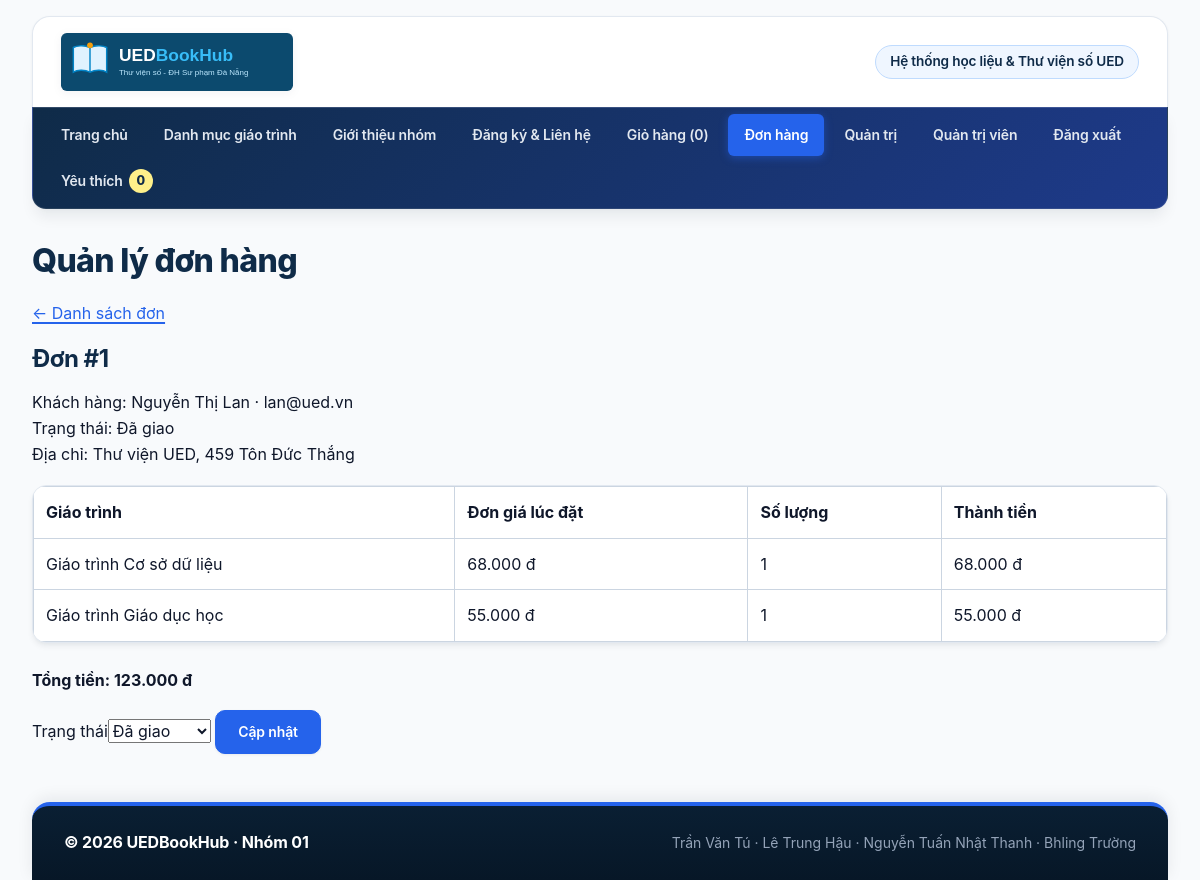
/don-hang.php?id=1 (signed in), run on the app's committed database.
### tables this page shows
CREATE TABLE nguoi_dung (
    id INT UNSIGNED AUTO_INCREMENT PRIMARY KEY,
    email VARCHAR(254) NOT NULL,
    ho_ten VARCHAR(100) NOT NULL,
    mat_khau VARCHAR(255) NOT NULL,
    vai_tro ENUM('quan_tri', 'khach_hang') NOT NULL DEFAULT 'khach_hang',
    ngay_tao DATETIME NOT NULL DEFAULT CURRENT_TIMESTAMP,
    UNIQUE KEY uq_nguoi_dung_email (email)
);

CREATE TABLE don_hang (
    id INT UNSIGNED AUTO_INCREMENT PRIMARY KEY,
    nguoi_dung_id INT UNSIGNED NOT NULL,
    trang_thai ENUM('moi', 'dang_xu_ly', 'da_giao', 'da_huy') NOT NULL DEFAULT 'moi',
    dia_chi VARCHAR(255) NOT NULL,
    ghi_chu VARCHAR(1000) NULL,
    ngay_tao DATETIME NOT NULL DEFAULT CURRENT_TIMESTAMP,
    KEY idx_don_hang_nguoi_dung_ngay (nguoi_dung_id, ngay_tao),
    CONSTRAINT fk_don_hang_nguoi_dung FOREIGN KEY (nguoi_dung_id) REFERENCES nguoi_dung(id)
);

CREATE TABLE chi_tiet_don (
    don_hang_id INT UNSIGNED NOT NULL,
    giao_trinh_id INT UNSIGNED NOT NULL,
    so_luong SMALLINT UNSIGNED NOT NULL,
    don_gia INT UNSIGNED NOT NULL,
    PRIMARY KEY (don_hang_id, giao_trinh_id),
    CONSTRAINT fk_chi_tiet_don_don_hang FOREIGN KEY (don_hang_id) REFERENCES don_hang(id) ON DELETE CASCADE,
    CONSTRAINT fk_chi_tiet_don_giao_trinh FOREIGN KEY (giao_trinh_id) REFERENCES giao_trinh(id),
    CONSTRAINT chk_chi_tiet_don_so_luong CHECK (so_luong BETWEEN 1 AND 99),
    CONSTRAINT chk_chi_tiet_don_don_gia CHECK (don_gia >= 1000)
);

CREATE TABLE giao_trinh (
    id INT UNSIGNED AUTO_INCREMENT PRIMARY KEY,
    danh_muc_id INT UNSIGNED NOT NULL,
    ma VARCHAR(30) NOT NULL,
    ten VARCHAR(200) NOT NULL,
    tac_gia VARCHAR(255) NOT NULL,
    nam_xuat_ban SMALLINT UNSIGNED NOT NULL,
    nha_xuat_ban VARCHAR(150) NOT NULL,
    gia INT UNSIGNED NOT NULL,
    gia_goc INT UNSIGNED NOT NULL,
    ton_kho INT UNSIGNED NOT NULL DEFAULT 0,
    so_trang SMALLINT UNSIGNED NOT NULL,
    anh VARCHAR(255) NULL,
    mo_ta TEXT NULL,
    ngay_tao DATETIME NOT NULL DEFAULT CURRENT_TIMESTAMP,
    UNIQUE KEY uq_giao_trinh_ma (ma),
    KEY idx_giao_trinh_danh_muc_gia (danh_muc_id, gia),
    CONSTRAINT fk_giao_trinh_danh_muc FOREIGN KEY (danh_muc_id) REFERENCES danh_muc(id),
    CONSTRAINT chk_giao_trinh_gia CHECK (gia >= 1000),
    CONSTRAINT chk_giao_trinh_gia_goc CHECK (gia_goc >= gia),
    CONSTRAINT chk_giao_trinh_nam CHECK (nam_xuat_ban BETWEEN 1900 AND 2100),
    CONSTRAINT chk_giao_trinh_so_trang CHECK (so_trang > 0)
);

### inc/ham.php (called while the page is built, shortened)
<?php
function e(string|int|float|null $value): string
{
    return htmlspecialchars((string) $value, ENT_QUOTES | ENT_SUBSTITUTE, 'UTF-8');
}
function vnd(int $value): string { return number_format($value, 0, ',', '.') . ' đ'; }
function soNguyen(mixed $value, int $min = 1, int $max = PHP_INT_MAX): ?int
{
    $so = filter_var($value, FILTER_VALIDATE_INT, ['options' => ['min_range' => $min, 'max_range' => $max]]);
    return $so === false ? null : $so;
}

### src/Services/GioHang.php (called while the page is built, shortened)
<?php
final class GioHang
{
    public function soMon(): int { return array_sum($_SESSION['gio']); }
}

### inc/xac-thuc.php (called while the page is built, shortened)
<?php
function nguoiDung(): ?array
{
    static $daDoc = false;
    static $nguoiDung = null;
    if ($daDoc) {
        return $nguoiDung;
    }
    $daDoc = true;
    $uid = soNguyen($_SESSION['uid'] ?? null);
    $dong = (new App\Data\KhoNguoiDung(db()))->timTheoId($uid);
    return $nguoiDung = $dong;
}
function yeuCauDangNhap(): array
{
    $nd = nguoiDung();
    return $nd;
}

### inc/db.php (called while the page is built, shortened)
<?php
function db(): PDO
{
    static $ketNoi = null;
    if ($ketNoi instanceof PDO) {
        return $ketNoi;
    }
    $ketNoi = new PDO(
        'mysql:host=127.0.0.1;port=3306;dbname=ltweb_nhom01;charset=utf8mb4',
        'root',
        '',
        [
            PDO::ATTR_ERRMODE => PDO::ERRMODE_EXCEPTION,
            PDO::ATTR_DEFAULT_FETCH_MODE => PDO::FETCH_ASSOC,
            PDO::ATTR_EMULATE_PREPARES => false,
        ]
    );
    return $ketNoi;
}

### src/Data/KhoNguoiDung.php (called while the page is built, shortened)
<?php
final class KhoNguoiDung
{
    public function timTheoId(int $id): ?array
    {
        $st=$this->db->prepare('SELECT id, email, ho_ten, vai_tro FROM nguoi_dung WHERE id = ?');$st->execute([$id]);$d=$st->fetch();
        if($d===false){return null;}$d['id']=(int)$d['id'];return $d;
    }
}

### src/Data/KhoDonHang.php (called while the page is built, shortened)
<?php
final class KhoDonHang
{
    public function chiTiet(int $id, int $nguoiDungId, bool $laQuanTri): ?array
    {
        $where = $laQuanTri ? 'dh.id = ?' : 'dh.id = ? AND dh.nguoi_dung_id = ?';
        $st = $this->db->prepare('SELECT dh.*, nd.ho_ten, nd.email FROM don_hang dh
            JOIN nguoi_dung nd ON nd.id = dh.nguoi_dung_id WHERE ' . $where);
        $st->execute($laQuanTri ? [$id] : [$id, $nguoiDungId]);
        $don = $st->fetch();
        $ct = $this->db->prepare('SELECT ct.giao_trinh_id, g.ma, g.ten, ct.so_luong, ct.don_gia
            FROM chi_tiet_don ct JOIN giao_trinh g ON g.id = ct.giao_trinh_id
            WHERE ct.don_hang_id = ? ORDER BY g.ten');
        $ct->execute([$id]);
        $don['chi_tiet'] = $ct->fetchAll();
        return $don;
    }
}

### don-hang.php (the view, shortened to what this page needs)
<?php
$nd = yeuCauDangNhap(); $laQuanTri = $nd['vai_tro'] === 'quan_tri';
$khoDon = new App\Data\KhoDonHang(db());
$id = soNguyen($_GET['id'] ?? null);
$trangThai = ['moi' => 'Mới', 'dang_xu_ly' => 'Đang xử lý', 'da_giao' => 'Đã giao', 'da_huy' => 'Đã hủy'];
$don = $id !== null ? $khoDon->chiTiet($id, $nd['id'], $laQuanTri) : null;
$tb = flash(); $tieuDe = $id ? 'Chi tiết đơn hàng' : 'Đơn hàng'; $trang = 'don-hang'; require __DIR__ . '/inc/header.php';
?>
<main class="noi-dung-chinh"><h1><?= $laQuanTri ? 'Quản lý đơn hàng' : 'Đơn hàng của tôi' ?></h1>
<?php if ($don !== null): ?>
<p><a href="don-hang.php">← Danh sách đơn</a></p><h2>Đơn #<?= e($don['id']) ?></h2>
<p>Khách hàng: <?= e($don['ho_ten']) ?> · <?= e($don['email']) ?><br>Trạng thái: <?= e($trangThai[$don['trang_thai']] ?? $don['trang_thai']) ?><br>Địa chỉ: <?= e($don['dia_chi']) ?></p>
<div class="bang-cuon"><table><thead><tr><th>Giáo trình</th><th>Đơn giá lúc đặt</th><th>Số lượng</th><th>Thành tiền</th></tr></thead><tbody><?php $tong = 0; foreach ($don['chi_tiet'] as $ct): $thanhTien = $ct['don_gia'] * $ct['so_luong']; $tong += $thanhTien; ?><tr><td><?= e($ct['ten']) ?></td><td><?= e(vnd((int) $ct['don_gia'])) ?></td><td><?= e($ct['so_luong']) ?></td><td><?= e(vnd((int) $thanhTien)) ?></td></tr><?php endforeach; ?></tbody></table></div><p><strong>Tổng tiền: <?= e(vnd((int) $tong)) ?></strong></p>
<?php if ($laQuanTri): ?><form action="don-hang.php" method="post"><input type="hidden" name="id" value="<?= e($don['id']) ?>"><label for="trang_thai">Trạng thái</label><select id="trang_thai" name="trang_thai"><?php foreach ($trangThai as $key => $nhan): ?><option value="<?= e($key) ?>" <?= $don['trang_thai'] === $key ? 'selected' : '' ?>><?= e($nhan) ?></option><?php endforeach; ?></select> <button class="nut nut--chinh" type="submit">Cập nhật</button></form><?php endif; ?>
<?php endif; ?></main><?php require __DIR__ . '/inc/footer.php'; ?>

### inc/header.php (shortened to what this page needs)
<?php
$goc ??= '';
$trang ??= '';
$dataGiaoDien ??= '';
$gioDauTrang = new App\Services\GioHang();
$nguoiDungDauTrang = nguoiDung();
$menu = ['index' => 'Trang chủ', 'danh-sach' => 'Danh mục giáo trình', 'gioi-thieu' => 'Giới thiệu nhóm', 'lien-he' => 'Đăng ký & Liên hệ'];
?>
<!DOCTYPE html>
<html lang="vi"<?= $dataGiaoDien !== '' ? ' data-giao-dien="' . e($dataGiaoDien) . '"' : '' ?>>
<head>
  <link rel="stylesheet" href="<?= e($goc) ?>css/style.css">
  <link rel="stylesheet" href="<?= e($goc) ?>css/php.css">
</head>
<body class="trang">
<header class="dau-trang">
  <img class="dau-trang__bieu-trung" src="<?= e($goc) ?>images/UEDBookHub.svg" alt="UEDBookHub" width="320" height="80">
  <p class="dau-trang__khau-hieu">Hệ thống học liệu &amp; Thư viện số UED</p>
</header>
<nav class="thanh-dieu-huong" aria-label="Điều hướng chính">
  <ul class="thanh-dieu-huong__danh-sach">
    <?php foreach ($menu as $tep => $nhan): ?>
    <li class="thanh-dieu-huong__muc"><a class="thanh-dieu-huong__lien-ket" href="<?= e($goc . $tep) ?>.php" <?= $trang === $tep ? 'aria-current="page"' : '' ?>><?= e($nhan) ?></a></li>
    <?php endforeach; ?>
    <li class="thanh-dieu-huong__muc"><a class="thanh-dieu-huong__lien-ket" href="<?= e($goc) ?>gio-hang.php" <?= $trang === 'gio-hang' ? 'aria-current="page"' : '' ?>>Giỏ hàng (<span data-so-mon><?= e($gioDauTrang->soMon()) ?></span>)</a></li>
    <?php if ($nguoiDungDauTrang !== null): ?>
    <li class="thanh-dieu-huong__muc"><a class="thanh-dieu-huong__lien-ket" href="<?= e($goc) ?>don-hang.php" <?= $trang === 'don-hang' ? 'aria-current="page"' : '' ?>>Đơn hàng</a></li>
    <?php if ($nguoiDungDauTrang['vai_tro'] === 'quan_tri'): ?><li class="thanh-dieu-huong__muc"><a class="thanh-dieu-huong__lien-ket" href="<?= e($goc) ?>quan-tri.php" <?= $trang === 'quan-tri' ? 'aria-current="page"' : '' ?>>Quản trị</a></li><?php endif; ?>
    <li class="thanh-dieu-huong__muc"><span class="thanh-dieu-huong__lien-ket"><?= e($nguoiDungDauTrang['ho_ten']) ?></span></li>
    <li class="thanh-dieu-huong__muc"><form action="<?= e($goc) ?>dang-xuat.php" method="post"><button class="thanh-dieu-huong__lien-ket nut-dang-xuat" type="submit">Đăng xuất</button></form></li>
    <?php endif; ?>
  </ul>
</nav>

### css/php.css (style rules this page uses)
input, select, textarea { max-width: 100%; min-width: 0; font: inherit; }
.bang-cuon { max-width: 100%; overflow-x: auto; }
.bang-cuon table { width: 100%; border-collapse: collapse; }
.bang-cuon th, .bang-cuon td { padding: 12px; border: 1px solid #cbd5e1; text-align: left; }
.noi-dung-chinh, .the, .bieu-mau__nhom { min-width: 0; overflow-wrap: anywhere; }
.nut { white-space: normal; }
.nut-dang-xuat { border: 0; background: transparent; cursor: pointer; }
.thanh-dieu-huong form { margin: 0; }

### data on the page
nguoi_dung: ho_ten "Quản trị viên"
don_hang: id "1", nguoi_dung.ho_ten "Nguyễn Thị Lan", nguoi_dung.email "lan@ued.vn", trang_thai "Đã giao", dia_chi "Thư viện UED, 459 Tôn Đức Thắng"
chi_tiet_don: giao_trinh.ten "Giáo trình Cơ sở dữ liệu", don_gia "68.000 đ", so_luong "1", vnd((int) $thanhTien) "68.000 đ"
chi_tiet_don: giao_trinh.ten "Giáo trình Giáo dục học", don_gia "55.000 đ", so_luong "1", vnd((int) $thanhTien) "55.000 đ"

### other printed values
$nhan "Trang chủ"
$nhan "Danh mục giáo trình"
$nhan "Giới thiệu nhóm"
$nhan "Đăng ký & Liên hệ"
$gioDauTrang->soMon() "0"
vnd((int) $tong) "123.000 đ"
